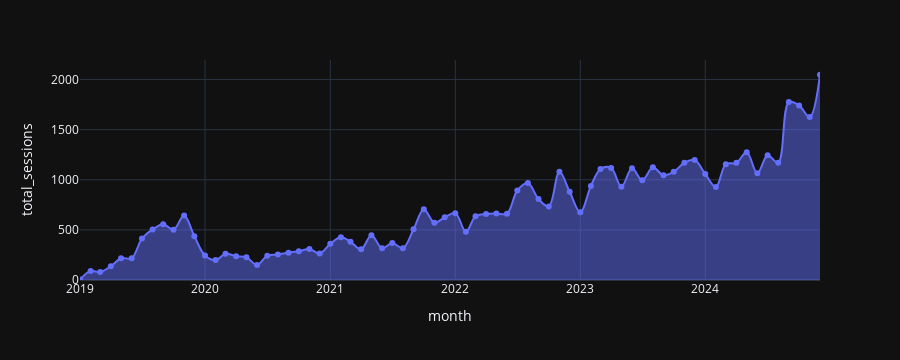

Write notebook code for a chart like this one.
### Code cell
# Step 2: Allocate total session volume
TOTAL_SESSIONS = 50000
monthly_revenue["weight"] = monthly_revenue["revenue"] / monthly_revenue["revenue"].sum()
monthly_revenue["total_sessions"] = (monthly_revenue["weight"] * TOTAL_SESSIONS).astype(int)

fig_sessions = px.area(
    monthly_revenue,
    x="month", y="total_sessions", 
    markers=True, line_shape="spline", template="plotly_dark"
)
fig_sessions.show()

### Figure 1 — Plotly figure (JSON) as saved in the notebook; plotly's stock layout.template omitted (floating-point values rounded to 4 significant figures)
{"data": [{"fillpattern": {"shape": ""}, "hovertemplate": "month=%{x}<br>total_sessions=%{y}<extra></extra>", "legendgroup": "", "line": {"color": "#636efa", "shape": "spline"}, "marker": {"symbol": "circle"}, "mode": "lines+markers", "name": "", "orientation": "v", "showlegend": false, "stackgroup": "1", "type": "scatter", "x": ["2019-01", "2019-02", "2019-03", "2019-04", "2019-05", "2019-06", "2019-07", "2019-08", "2019-09", "2019-10", "2019-11", "2019-12", "2020-01", "2020-02", "2020-03", "2020-04", "2020-05", "2020-06", "2020-07", "2020-08", "2020-09", "2020-10", "2020-11", "2020-12", "2021-01", "2021-02", "2021-03", "2021-04", "2021-05", "2021-06", "2021-07", "2021-08", "2021-09", "2021-10", "2021-11", "2021-12", "2022-01", "2022-02", "2022-03", "2022-04", "2022-05", "2022-06", "2022-07", "2022-08", "2022-09", "2022-10", "2022-11", "2022-12", "2023-01", "2023-02", "2023-03", "2023-04", "2023-05", "2023-06", "2023-07", "2023-08", "2023-09", "2023-10", "2023-11", "2023-12", "2024-01", "2024-02", "2024-03", "2024-04", "2024-05", "2024-06", "2024-07", "2024-08", "2024-09", "2024-10", "2024-11", "2024-12"], "xaxis": "x", "y": [4, 91, 79, 137, 217, 218, 414, 505, 557, 502, 644, 437, 245, 199, 261, 238, 227, 150, 243, 255, 273, 286, 309, 264, 361, 426, 381, 306, 447, 318, 368, 318, 506, 706, 571, 625, 667, 481, 635, 659, 664, 662, 893, 967, 807, 733, 1079, 881, 676, 939, 1107, 1118, 931, 1115, 995, 1124, 1044, 1079, 1170, 1197, 1058, 928, 1155, 1169, 1274, 1065, 1245, 1169, 1775, 1742, 1626, 2048], "yaxis": "y"}], "layout": {"height": 360, "legend": {"tracegroupgap": 0}, "margin": {"t": 60}, "xaxis": {"anchor": "y", "autorange": true, "domain": [0, 1], "range": ["2019-01-01", "2024-12-01"], "title": {"text": "month"}, "type": "date"}, "yaxis": {"anchor": "x", "autorange": true, "domain": [0, 1], "range": [0, 2195.0], "title": {"text": "total_sessions"}, "type": "linear"}}}
